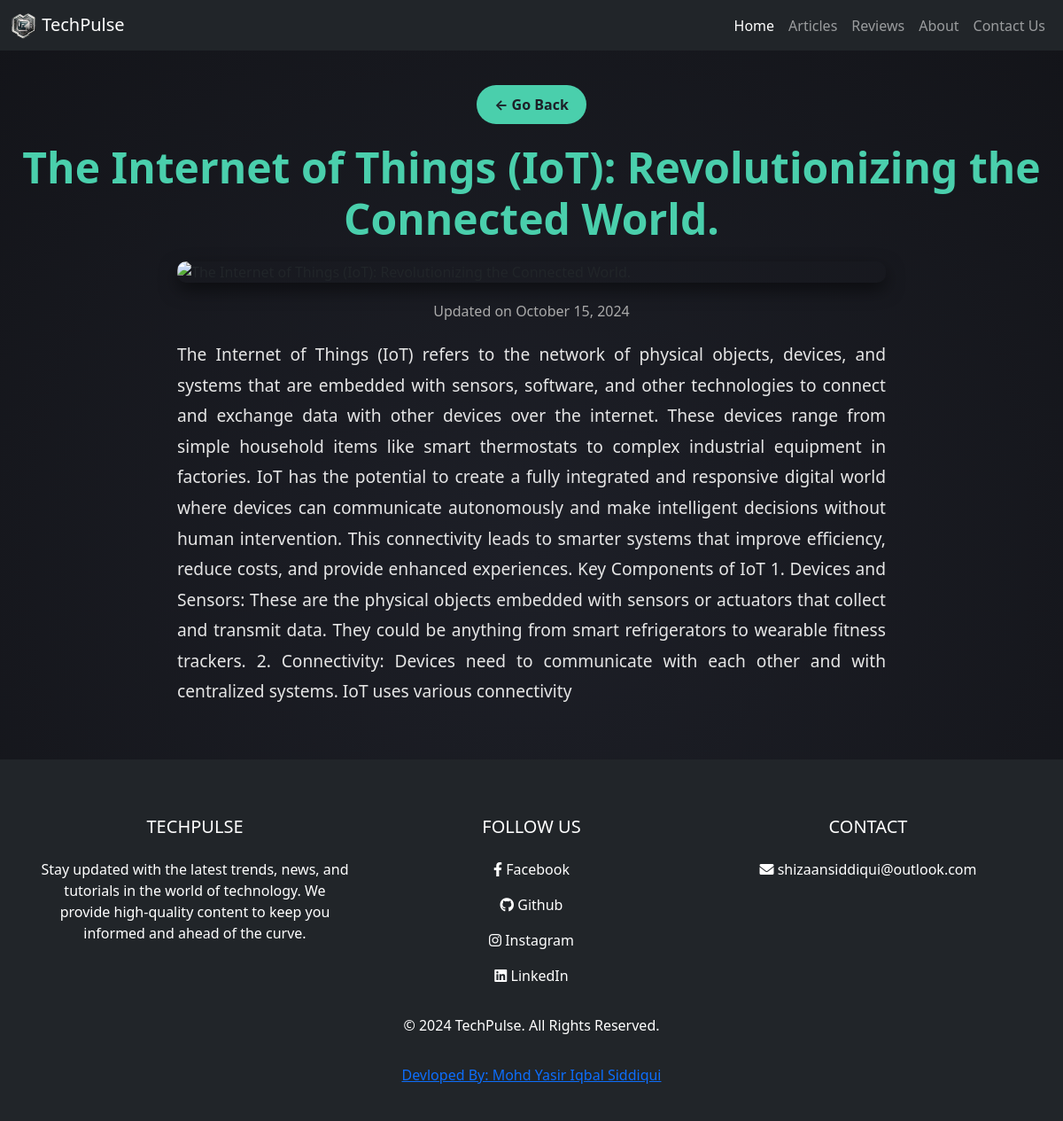
Page /10/ on the committed database.
### user/models.py (models this page shows, shortened)
class blog(models.Model):
    Post_type = [
        ('TECH', 'TECHNOLOGY'),
        ('HTML', 'HTML'),
        ('CODE', 'CODING'),
        ('CSS', 'CSS'),
        ('BTS', 'BOOTSTRAP'),
        ('PYT', 'PYTHON'),
        ('JAVA', 'JAVA'),
        ('JS', 'JAVASCRIPT'),
        ('DJF', 'DJANGO FRAMEWORK'),
    ]
    title = models.CharField(max_length=100)
    post = HTMLField(default='')
    image = CloudinaryField('media/image')
    cate = models.CharField(max_length=5, choices=Post_type, null=True)
    date_added = models.DateTimeField(default=timezone.now)

### user/views.py (the view)
# urls.py: path('<int:pk>/', views.article_detail, name='article_detail'),
def article_detail(request, pk):
    article = get_object_or_404(blog, pk=pk)
    return render(request, 'articles_details.html', {'article': article})

### templates/articles_details.html (shortened to what this page needs)
{% extends 'base.html' %}
    {% block content %}
    <link href="https://stackpath.bootstrapcdn.com/bootstrap/5.3.0/css/bootstrap.min.css" rel="stylesheet">
</head>
<body>
    <div class="full-screen-article">
        <a href="javascript:history.back()" class="back-button">← Go Back</a>
        <h1 class="article-title">{{ article.title }}</h1>
        {% if article.image %}
        <img src="{{ article.image.url }}" alt="{{ article.title }}" class="article-image">
        {% endif %}
        <p class="article-meta">Updated on {{ article.date_added|date:"F j, Y" }}</p>
        <div class="article-content">
            {{ article.post|safe }}
        </div>
    </div>
    {% endblock %}

### templates/articles_details.html (style rules this page uses)
body, html { height: 100%; margin: 0; padding: 0; background: radial-gradient(circle, #1d1f27, #131419); color: #d9d9d9; font-family: 'Arial', sans-serif; }
.full-screen-article { padding: 20px; display: flex; flex-direction: column; justify-content: center; align-items: center; min-height: 100vh; text-align: left; }
.article-title { font-size: 3rem; font-weight: bold; color: #4acfac; margin-bottom: 20px; text-align: center; }
.article-image { width: 100%; max-width: 800px; max-height: 400px; object-fit: cover; border-radius: 10px; margin-bottom: 20px; box-shadow: 0 8px 20px rgba(0, 0, 0, 0.5); }
.article-meta { font-size: 1rem; color: #aaaaaa; margin-bottom: 20px; text-align: center; }
.article-content { font-size: 1.2rem; line-height: 1.8; max-width: 800px; color: #e6e6e6; text-align: justify; margin-bottom: 20px; word-wrap: break-word; }
.back-button { display: inline-block; background-color: #4acfac; color: #1d1f27; padding: 10px 20px; border-radius: 30px; font-size: 1rem; font-weight: bold; text-decoration: none; transition: all 0.3s ease-in-out; margin-bottom: 20px; }

### rows in the picture
blog: title "The Internet of Things (IoT): Revolutionizing the Connected World.", date_added "October 15, 2024", post "The Internet of Things (IoT) refers to the network of physical objects, devices, and systems that are embedded with sensors, software, and other technologies to connect and exchange data with other devices over the internet. These devices range from simple household items like smart thermostats to complex industrial equipment in factories. IoT has the potential to create a fully integrated and responsive digital world where devices can communicate autonomously and make intelligent decisions without human intervention. This connectivity leads to smarter systems that improve efficiency, reduce costs, and provide enhanced experiences. Key Components of IoT 1. Devices and Sensors: These are the…"
